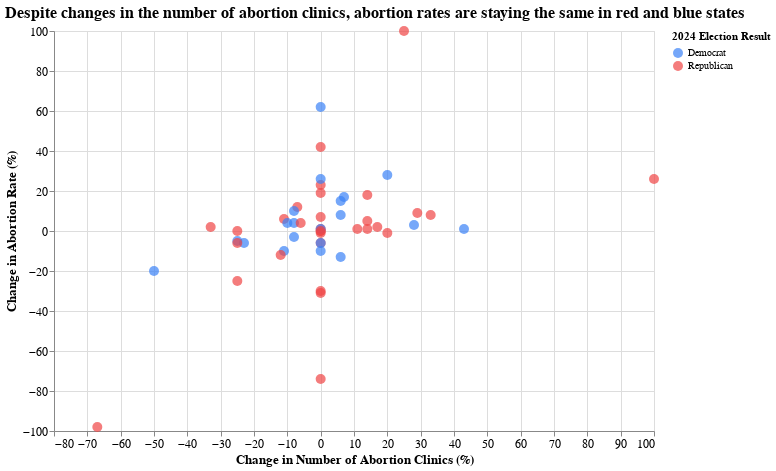

The cell this chart's notebook holds for it:
### Code cell
import altair as alt

# Scatter plot: Clinic change vs. Abortion rate change by state
scatter_chart = (
    alt.Chart(abortion)
    .mark_circle(size=100)
    .encode(
        x=alt.X('clinic_change_pct:Q', title='Change in Number of Abortion Clinics (%)'),
        y=alt.Y('abortion_rate_change_pct:Q', title='Change in Abortion Rate (%)'),
        color=alt.Color('election_2024:N',
                        scale=alt.Scale(domain=['Democrat', 'Republican'],
                                        range=['#3b82f6', '#ef4444']),
                        title='2024 Election Result'),
        tooltip=['state', 'clinic_change_pct', 'abortion_rate_change_pct', 'election_2024']
    )
    .properties(
        width=600,
        height=400,
        title='Despite changes in the number of abortion clinics, abortion rates are staying the same in red and blue states'
    )
    .configure_axis(labelFontSize=12, titleFontSize=13)
    .configure_title(fontSize=16, anchor='start')
)

scatter_chart
